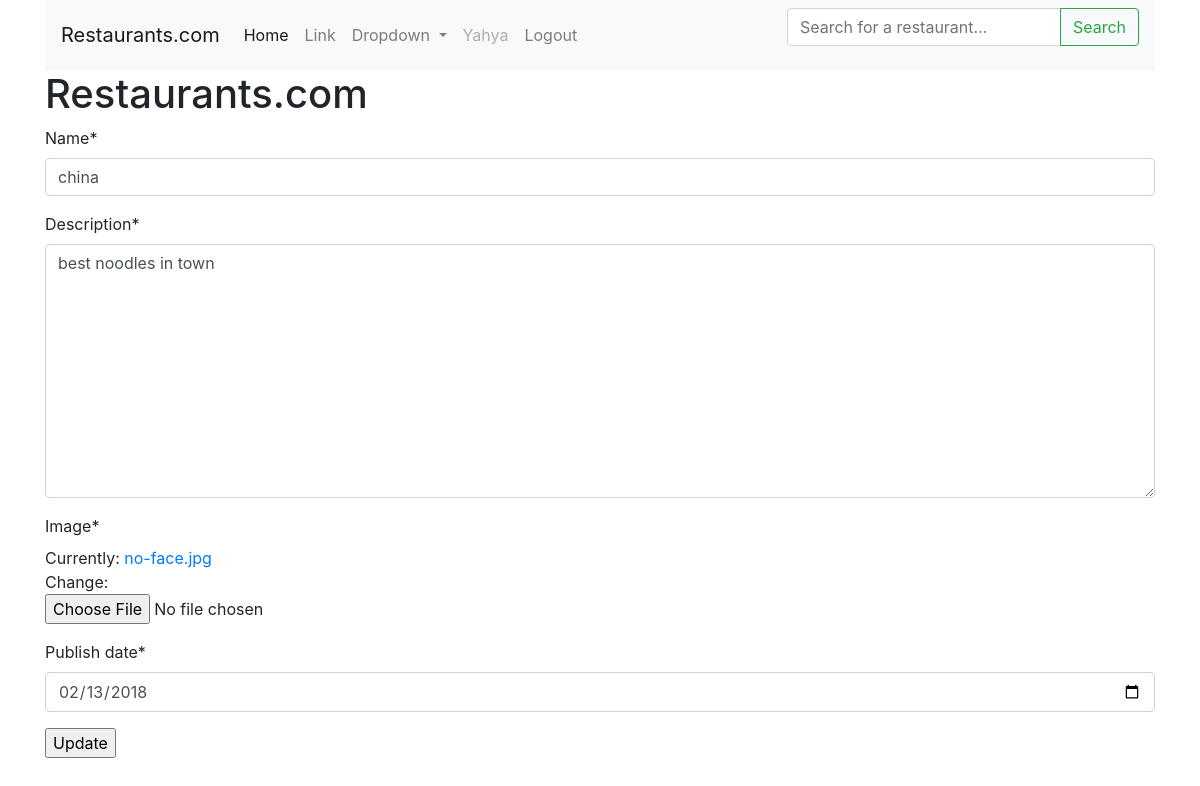
/update/17/ (signed in), run on the app's committed database.
### restaurants/models.py (models this page shows, shortened)
class Restaurant(models.Model):
	name = models.CharField(max_length=255)
	description = models.TextField()
	image = models.ImageField(null=True)
	opening_time = models.TimeField(auto_now_add=True)
	closing_time = models.TimeField(auto_now_add=True)
	img_url = models.URLField()
	publish_date = models.DateField(null=True)
	owner = models.ForeignKey(User, default=1, on_delete=models.CASCADE)

### restaurants/views.py (the view)
# urls.py: path('update/<int:restaurant_id>/', views.update, name="restaurant_update"),
def update(request, restaurant_id):
	if not request.user.is_authenticated:
		return redirect('login')
	if not (request.user.is_staff or request.user==Restaurant.owner):
		return HttpResponse("you're not the owner or the staff. You are not allowed to edit this")
	restaurant_obj = Restaurant.objects.get(id=restaurant_id)
	form = RestaurantForm(instance=restaurant_obj)
	if request.method == "POST":
		form = RestaurantForm(request.POST, request.FILES or None, instance = restaurant_obj,)
		if form.is_valid():
			form.save()
			return redirect("restaurant_detail", restaurant_id=restaurant_obj.id)
	context = {
	"restaurant_obj":restaurant_obj,
	"update_form":form,
	}
	return render(request, 'restaurant_update.html', context)

### restaurants/forms.py
class RestaurantForm(forms.ModelForm):
	class Meta:
		model = Restaurant
		fields = ['name', 'description', 'image', 'publish_date']
		widgets = {
			"publish_date": forms.DateInput(attrs={"type":"date"})
		}

### restaurants/templates/restaurant_update.html (shortened to what this page needs)
{% extends "base.html" %}
{% load crispy_forms_tags %}
{% block stuff %}
	<form action="{% url 'restaurant_update' restaurant_id=restaurant_obj.id %}" method="POST" enctype="multipart/form-data">
		{{update_form|crispy}}
		<input type="submit" value="Update">
	</form>
{% endblock stuff %}

### restaurants/templates/base.html (shortened to what this page needs)
<!doctype html>
{% load static %}
<html lang="en">
  <head>
    <link rel="stylesheet" href="https://maxcdn.bootstrapcdn.com/bootstrap/4.0.0/css/bootstrap.min.css">
    <link rel="stylesheet" href="{% static 'style.css' %}">
    <div class="container">
  </head>
  <body>
<nav class="navbar navbar-expand-lg navbar-light bg-light">
  <a class="navbar-brand" href="{% url 'restaurants_list' %}">Restaurants.com</a>
  <div class="collapse navbar-collapse" id="navbarSupportedContent">
    <ul class="navbar-nav mr-auto">
      <li class="nav-item active">
        <a class="nav-link" href="#">Home <span class="sr-only">(current)</span></a>
      </li>
      <li class="nav-item">
        <a class="nav-link" href="#">Link</a>
      </li>
      <li class="nav-item dropdown">
        <a class="nav-link dropdown-toggle" href="#" id="navbarDropdown" role="button" data-toggle="dropdown" aria-haspopup="true" aria-expanded="false">
          Dropdown
        </a>
      </li>
      {% if request.user.is_authenticated %}
      <li class="nav-item">
        <a class="nav-link disabled" href="#">{{request.user}}</a>
      </li>
      <li class="nav-item">
        <a class="nav-link" href="{% url 'logout' %}">Logout</a>
      </li>
      {% endif %}
    </ul>
    <form action="{% url 'restaurants_list' %}" method="GET">
  <div class="input-group mb-3">
    <input type="text" class="form-control" placeholder="Search for a restaurant..." aria-label="Search" name="q">
    <div class="input-group-append">
      <button class="btn btn-outline-success my-2 my-sm-0" type="submit">Search</button>
    </div>
  </div>
</form>
  </div>
</nav>
    <h1>Restaurants.com</h1>
    {% block stuff %}
    {% endblock stuff %}
  </body>
</html>

### data on the page
Restaurant: name "china", description "best noodles in town", publish_date "02/13/2018"

### other printed values
{{ request.user }} "Yahya"
